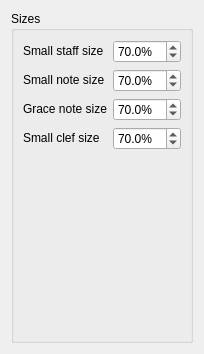
     <widget class="QWidget" name="Seite12">
      <layout class="QVBoxLayout" name="verticalLayout_18">
       <property name="spacing">
        <number>0</number>
       </property>
       <item>
        <widget class="QGroupBox" name="groupBox_10">
         <property name="title">
          <string>Sizes</string>
         </property>
         <layout class="QGridLayout" name="gridLayout_1">
          <item row="0" column="0">
           <widget class="QLabel" name="label_38">
            <property name="sizePolicy">
             <sizepolicy hsizetype="Fixed" vsizetype="Fixed">
              <horstretch>0</horstretch>
              <verstretch>0</verstretch>
             </sizepolicy>
            </property>
            <property name="text">
             <string>Small staff size</string>
            </property>
           </widget>
          </item>
          <item row="0" column="1">
           <widget class="QDoubleSpinBox" name="smallStaffSize">
            <property name="sizePolicy">
             <sizepolicy hsizetype="Preferred" vsizetype="Fixed">
              <horstretch>0</horstretch>
              <verstretch>0</verstretch>
             </sizepolicy>
            </property>
            <property name="suffix">
             <string>%</string>
            </property>
            <property name="decimals">
             <number>1</number>
            </property>
            <property name="minimum">
             <double>10.000000000000000</double>
            </property>
            <property name="maximum">
             <double>200.000000000000000</double>
            </property>
            <property name="value">
             <double>70.000000000000000</double>
            </property>
           </widget>
          </item>
          <item row="1" column="0">
           <widget class="QLabel" name="label_44">
            <property name="sizePolicy">
             <sizepolicy hsizetype="Fixed" vsizetype="Fixed">
              <horstretch>0</horstretch>
              <verstretch>0</verstretch>
             </sizepolicy>
            </property>
            <property name="text">
             <string>Small note size</string>
            </property>
           </widget>
          </item>
          <item row="1" column="1">
           <widget class="QDoubleSpinBox" name="smallNoteSize">
            <property name="sizePolicy">
             <sizepolicy hsizetype="Preferred" vsizetype="Fixed">
              <horstretch>0</horstretch>
              <verstretch>0</verstretch>
             </sizepolicy>
            </property>
            <property name="suffix">
             <string>%</string>
            </property>
            <property name="decimals">
             <number>1</number>
            </property>
            <property name="maximum">
             <double>200.000000000000000</double>
            </property>
            <property name="value">
             <double>70.000000000000000</double>
            </property>
           </widget>
          </item>
          <item row="2" column="0">
           <widget class="QLabel" name="label_39">
            <property name="sizePolicy">
             <sizepolicy hsizetype="Fixed" vsizetype="Fixed">
              <horstretch>0</horstretch>
              <verstretch>0</verstretch>
             </sizepolicy>
            </property>
            <property name="text">
             <string>Grace note size</string>
            </property>
           </widget>
          </item>
          <item row="2" column="1">
           <widget class="QDoubleSpinBox" name="graceNoteSize">
            <property name="sizePolicy">
             <sizepolicy hsizetype="Preferred" vsizetype="Fixed">
              <horstretch>0</horstretch>
              <verstretch>0</verstretch>
             </sizepolicy>
            </property>
            <property name="suffix">
             <string>%</string>
            </property>
            <property name="decimals">
             <number>1</number>
            </property>
            <property name="minimum">
             <double>10.000000000000000</double>
            </property>
            <property name="maximum">
             <double>199.900000000000006</double>
            </property>
            <property name="value">
             <double>70.000000000000000</double>
            </property>
           </widget>
          </item>
          <item row="3" column="0">
           <widget class="QLabel" name="label_45">
            <property name="sizePolicy">
             <sizepolicy hsizetype="Fixed" vsizetype="Fixed">
              <horstretch>0</horstretch>
              <verstretch>0</verstretch>
             </sizepolicy>
            </property>
            <property name="text">
             <string>Small clef size</string>
            </property>
           </widget>
          </item>
          <item row="3" column="1">
           <widget class="QDoubleSpinBox" name="smallClefSize">
            <property name="sizePolicy">
             <sizepolicy hsizetype="Preferred" vsizetype="Fixed">
              <horstretch>0</horstretch>
              <verstretch>0</verstretch>
             </sizepolicy>
            </property>
            <property name="suffix">
             <string>%</string>
            </property>
            <property name="decimals">
             <number>1</number>
            </property>
            <property name="maximum">
             <double>199.000000000000000</double>
            </property>
            <property name="value">
             <double>70.000000000000000</double>
            </property>
           </widget>
          </item>
          <item row="4" column="0">
           <spacer>
            <property name="orientation">
             <enum>Qt::Vertical</enum>
            </property>
            <property name="sizeHint" stdset="0">
             <size>
              <width>20</width>
              <height>181</height>
             </size>
            </property>
           </spacer>
          </item>
         </layout>
        </widget>
       </item>
      </layout>
     </widget>
